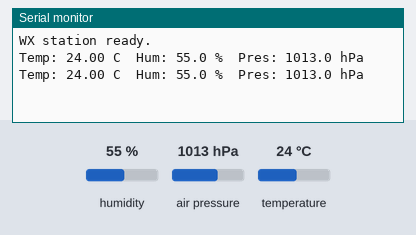
The sketch below on a simulated ESP32. Shown: the last lines printed to the serial monitor. The inputs (shaded band) are chosen by the test bench; at power-on: humidity 55 %, air pressure 1013 hPa, temperature 24 °C.

Above: at 2.2 s.
2.3 s: humidity set to 22 %
At 3.6 s:
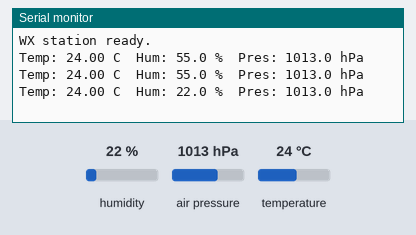
3.8 s: air pressure set to 952 hPa
At 4.7 s:
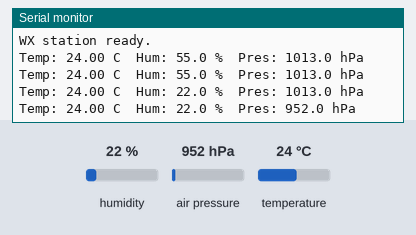
5.3 s: temperature set to 12 °C
At 6.4 s:
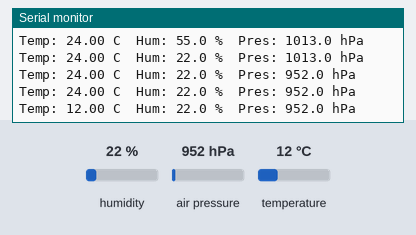

The sketch:

awos.ino
```cpp
#include <Wire.h>
#include <Adafruit_Sensor.h>
#include <Adafruit_BME280.h>


// ============================================================
// SENSOR
// ============================================================

// Create our BME280 object.
Adafruit_BME280 bme;


// Send one observation every second.
static const unsigned long SAMPLE_INTERVAL_MS = 1000;


// ============================================================
// SETUP
// ============================================================

void setup() {

  // Start USB serial communication.
  //
  // Python must use the same baud:
  //
  // BAUD = 115200
  //
  Serial.begin(115200);

  delay(1000);


  // Start I2C.
  //
  // This allows the ESP32 to communicate with
  // the onboard BME280.
  Wire.begin(SDA, SCL);


  // Try to find the BME280.
  if (!bme.begin(0x77)) {

    Serial.println("ERROR: BME280 not found at 0x77");

    // Stop here if the sensor isn't available.
    while (1) {
      delay(1000);
    }
  }


  Serial.println("WX station ready.");
}


// ============================================================
// MAIN LOOP
// ============================================================

void loop() {

  // ----------------------------------------------------------
  // READ THE BME280
  // ----------------------------------------------------------

  // Temperature in Celsius.
  float tempC = bme.readTemperature();


  // Relative humidity in percent.
  float rh = bme.readHumidity();


  // BME280 gives pressure in Pascals.
  //
  // 100 Pa = 1 hPa
  //
  // So divide by 100.
  float pressureHpa = bme.readPressure() / 100.0f;


  // ----------------------------------------------------------
  // SEND DATA TO PYTHON
  // ----------------------------------------------------------

  // IMPORTANT:
  //
  // Keep this format because our Python program
  // is specifically looking for:
  //
  // Temp: ...
  // Hum: ...
  // Pres: ...
  //
  // Example:
  //
  // Temp: 24.31 C  Hum: 63.4 %  Pres: 1012.8 hPa
  //

  Serial.print("Temp: ");
  Serial.print(tempC, 2);

  Serial.print(" C  Hum: ");
  Serial.print(rh, 1);

  Serial.print(" %  Pres: ");
  Serial.print(pressureHpa, 1);

  Serial.println(" hPa");


  // Wait one second.
  delay(SAMPLE_INTERVAL_MS);
}
```

Measured:
- after the input at 2.3 s, the serial monitor: prints a new line after 0.71 s (image 1)
- after the input at 3.8 s, the serial monitor: prints a new line after 0.21 s (image 2)
- after the input at 5.3 s, the serial monitor: prints a new line after 0.72 s (image 3)
